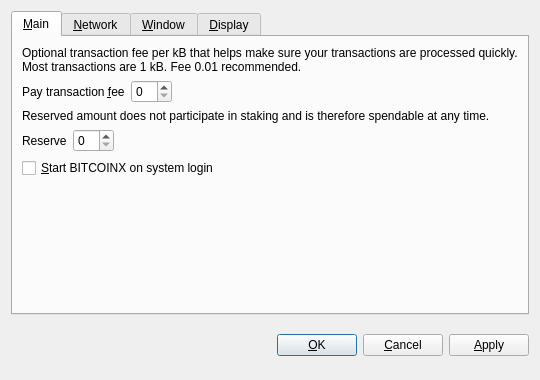
<?xml version="1.0" encoding="UTF-8"?>
<ui version="4.0">
 <class>OptionsDialog</class>
 <widget class="QDialog" name="OptionsDialog">
  <property name="geometry">
   <rect>
    <x>0</x>
    <y>0</y>
    <width>540</width>
    <height>380</height>
   </rect>
  </property>
  <property name="windowTitle">
   <string>Options</string>
  </property>
  <property name="modal">
   <bool>true</bool>
  </property>
  <layout class="QVBoxLayout" name="verticalLayout">
   <item>
    <widget class="QTabWidget" name="tabWidget">
     <property name="tabPosition">
      <enum>QTabWidget::North</enum>
     </property>
     <property name="currentIndex">
      <number>0</number>
     </property>
     <widget class="QWidget" name="tabMain">
      <attribute name="title">
       <string>&amp;Main</string>
      </attribute>
      <layout class="QVBoxLayout" name="verticalLayout_Main">
       <item>
        <widget class="QLabel" name="transactionFeeInfoLabel">
         <property name="text">
          <string>Optional transaction fee per kB that helps make sure your transactions are processed quickly. Most transactions are 1 kB. Fee 0.01 recommended.</string>
         </property>
         <property name="textFormat">
          <enum>Qt::PlainText</enum>
         </property>
         <property name="wordWrap">
          <bool>true</bool>
         </property>
        </widget>
       </item>
       <item>
        <layout class="QHBoxLayout" name="horizontalLayoutFee">
         <item>
          <widget class="QLabel" name="transactionFeeLabel">
           <property name="text">
            <string>Pay transaction &amp;fee</string>
           </property>
           <property name="textFormat">
            <enum>Qt::PlainText</enum>
           </property>
           <property name="buddy">
            <cstring>transactionFee</cstring>
           </property>
          </widget>
         </item>
         <item>
          <widget class="BitcoinAmountField" name="transactionFee"/>
         </item>
         <item>
          <spacer name="horizontalSpacerFee">
           <property name="orientation">
            <enum>Qt::Horizontal</enum>
           </property>
           <property name="sizeHint" stdset="0">
            <size>
             <width>40</width>
             <height>20</height>
            </size>
           </property>
          </spacer>
         </item>
        </layout>
       </item>
       <item>
        <widget class="QLabel" name="reserveBalanceInfoLabel">
         <property name="text">
          <string>Reserved amount does not participate in staking and is therefore spendable at any time.</string>
         </property>
         <property name="textFormat">
          <enum>Qt::PlainText</enum>
         </property>
         <property name="wordWrap">
          <bool>true</bool>
         </property>
        </widget>
       </item>
       <item>
        <layout class="QHBoxLayout" name="horizontalLayoutReserveBalance">
         <item>
          <widget class="QLabel" name="reserveBalanceLabel">
           <property name="text">
            <string>Reserve</string>
           </property>
           <property name="textFormat">
            <enum>Qt::PlainText</enum>
           </property>
           <property name="buddy">
            <cstring>reserveBalance</cstring>
           </property>
          </widget>
         </item>
         <item>
          <widget class="BitcoinAmountField" name="reserveBalance"/>
         </item>
         <item>
          <spacer name="horizontalSpacerReserveBalance">
           <property name="orientation">
            <enum>Qt::Horizontal</enum>
           </property>
           <property name="sizeHint" stdset="0">
            <size>
             <width>40</width>
             <height>20</height>
            </size>
           </property>
          </spacer>
         </item>
        </layout>
       </item>
       <item>
        <widget class="QCheckBox" name="bitcoinAtStartup">
         <property name="toolTip">
          <string>Automatically start BITCOINX after logging in to the system.</string>
         </property>
         <property name="text">
          <string>&amp;Start BITCOINX on system login</string>
         </property>
        </widget>
       </item>
       <item>
        <spacer name="verticalSpacer_Main">
         <property name="orientation">
          <enum>Qt::Vertical</enum>
         </property>
         <property name="sizeHint" stdset="0">
          <size>
           <width>20</width>
           <height>40</height>
          </size>
         </property>
        </spacer>
       </item>
      </layout>
     </widget>
     <widget class="QWidget" name="tabNetwork">
      <attribute name="title">
       <string>&amp;Network</string>
      </attribute>
      <layout class="QVBoxLayout" name="verticalLayout_Network">
       <item>
        <widget class="QCheckBox" name="mapPortUpnp">
         <property name="toolTip">
          <string>Automatically open the BITCOINX client port on the router. This only works when your router supports UPnP and it is enabled.</string>
         </property>
         <property name="text">
          <string>Map port using &amp;UPnP</string>
         </property>
        </widget>
       </item>
       <item>
        <widget class="QCheckBox" name="connectSocks">
         <property name="toolTip">
          <string>Connect to the BITCOINX network through a SOCKS proxy (e.g. when connecting through Tor).</string>
         </property>
         <property name="text">
          <string>&amp;Connect through SOCKS proxy:</string>
         </property>
        </widget>
       </item>
       <item>
        <layout class="QHBoxLayout" name="horizontalLayout_Network">
         <item>
          <widget class="QLabel" name="proxyIpLabel">
           <property name="text">
            <string>Proxy &amp;IP:</string>
           </property>
           <property name="textFormat">
            <enum>Qt::PlainText</enum>
           </property>
           <property name="buddy">
            <cstring>proxyIp</cstring>
           </property>
          </widget>
         </item>
         <item>
          <widget class="QValidatedLineEdit" name="proxyIp">
           <property name="maximumSize">
            <size>
             <width>140</width>
             <height>16777215</height>
            </size>
           </property>
           <property name="toolTip">
            <string>IP address of the proxy (e.g. 127.0.0.1)</string>
           </property>
          </widget>
         </item>
         <item>
          <widget class="QLabel" name="proxyPortLabel">
           <property name="text">
            <string>&amp;Port:</string>
           </property>
           <property name="textFormat">
            <enum>Qt::PlainText</enum>
           </property>
           <property name="buddy">
            <cstring>proxyPort</cstring>
           </property>
          </widget>
         </item>
         <item>
          <widget class="QLineEdit" name="proxyPort">
           <property name="maximumSize">
            <size>
             <width>55</width>
             <height>16777215</height>
            </size>
           </property>
           <property name="toolTip">
            <string>Port of the proxy (e.g. 9050)</string>
           </property>
          </widget>
         </item>
         <item>
          <widget class="QLabel" name="socksVersionLabel">
           <property name="text">
            <string>SOCKS &amp;Version:</string>
           </property>
           <property name="textFormat">
            <enum>Qt::PlainText</enum>
           </property>
           <property name="buddy">
            <cstring>socksVersion</cstring>
           </property>
          </widget>
         </item>
         <item>
          <widget class="QValueComboBox" name="socksVersion">
           <property name="toolTip">
            <string>SOCKS version of the proxy (e.g. 5)</string>
           </property>
          </widget>
         </item>
         <item>
          <spacer name="horizontalSpacer_Network">
           <property name="orientation">
            <enum>Qt::Horizontal</enum>
           </property>
           <property name="sizeHint" stdset="0">
            <size>
             <width>40</width>
             <height>20</height>
            </size>
           </property>
          </spacer>
         </item>
        </layout>
       </item>
       <item>
        <spacer name="verticalSpacer_Network">
         <property name="orientation">
          <enum>Qt::Vertical</enum>
         </property>
         <property name="sizeHint" stdset="0">
          <size>
           <width>20</width>
           <height>40</height>
          </size>
         </property>
        </spacer>
       </item>
      </layout>
     </widget>
     <widget class="QWidget" name="tabWindow">
      <attribute name="title">
       <string>&amp;Window</string>
      </attribute>
      <layout class="QVBoxLayout" name="verticalLayout_Window">
       <item>
        <widget class="QCheckBox" name="minimizeToTray">
         <property name="toolTip">
          <string>Show only a tray icon after minimizing the window.</string>
         </property>
         <property name="text">
          <string>&amp;Minimize to the tray instead of the taskbar</string>
         </property>
        </widget>
       </item>
       <item>
        <widget class="QCheckBox" name="minimizeOnClose">
         <property name="toolTip">
          <string>Minimize instead of exit the application when the window is closed. When this option is enabled, the application will be closed only after selecting Quit in the menu.</string>
         </property>
         <property name="text">
          <string>M&amp;inimize on close</string>
         </property>
        </widget>
       </item>
       <item>
        <spacer name="verticalSpacer_Window">
         <property name="orientation">
          <enum>Qt::Vertical</enum>
         </property>
         <property name="sizeHint" stdset="0">
          <size>
           <width>20</width>
           <height>40</height>
          </size>
         </property>
        </spacer>
       </item>
      </layout>
     </widget>
     <widget class="QWidget" name="tabDisplay">
      <attribute name="title">
       <string>&amp;Display</string>
      </attribute>
      <layout class="QVBoxLayout" name="verticalLayout_Display">
       <item>
        <layout class="QHBoxLayout" name="horizontalLayout_1_Display">
         <item>
          <widget class="QLabel" name="langLabel">
           <property name="text">
            <string>User Interface &amp;language:</string>
           </property>
           <property name="textFormat">
            <enum>Qt::PlainText</enum>
           </property>
           <property name="buddy">
            <cstring>lang</cstring>
           </property>
          </widget>
         </item>
         <item>
          <widget class="QValueComboBox" name="lang">
           <property name="toolTip">
            <string>The user interface language can be set here. This setting will take effect after restarting BITCOINX.</string>
           </property>
          </widget>
         </item>
        </layout>
       </item>
       <item>
        <layout class="QHBoxLayout" name="horizontalLayout_2_Display">
         <item>
          <widget class="QLabel" name="unitLabel">
           <property name="text">
            <string>&amp;Unit to show amounts in:</string>
           </property>
           <property name="textFormat">
            <enum>Qt::PlainText</enum>
           </property>
           <property name="buddy">
            <cstring>unit</cstring>
           </property>
          </widget>
         </item>
         <item>
          <widget class="QValueComboBox" name="unit">
           <property name="toolTip">
            <string>Choose the default subdivision unit to show in the interface and when sending coins.</string>
           </property>
          </widget>
         </item>
        </layout>
       </item>
       <item>
        <widget class="QCheckBox" name="displayAddresses">
         <property name="toolTip">
          <string>Whether to show BITCOINX addresses in the transaction list or not.</string>
         </property>
         <property name="text">
          <string>&amp;Display addresses in transaction list</string>
         </property>
        </widget>
       </item>
       <item>
        <widget class="QCheckBox" name="coinControlFeatures">
         <property name="toolTip">
          <string>Whether to show coin control features or not.</string>
         </property>
         <property name="text">
          <string>Display coin &amp;control features (experts only!)</string>
         </property>
        </widget>
       </item>
       <item>
        <spacer name="verticalSpacer_Display">
         <property name="orientation">
          <enum>Qt::Vertical</enum>
         </property>
         <property name="sizeHint" stdset="0">
          <size>
           <width>20</width>
           <height>40</height>
          </size>
         </property>
        </spacer>
       </item>
      </layout>
     </widget>
    </widget>
   </item>
   <item>
    <layout class="QHBoxLayout" name="horizontalLayout_Buttons">
     <item>
      <spacer name="horizontalSpacer_1">
       <property name="orientation">
        <enum>Qt::Horizontal</enum>
       </property>
       <property name="sizeHint" stdset="0">
        <size>
         <width>40</width>
         <height>48</height>
        </size>
       </property>
      </spacer>
     </item>
     <item>
      <widget class="QLabel" name="statusLabel">
       <property name="font">
        <font>
         <weight>75</weight>
         <bold>true</bold>
        </font>
       </property>
       <property name="text">
        <string/>
       </property>
       <property name="textFormat">
        <enum>Qt::PlainText</enum>
       </property>
       <property name="wordWrap">
        <bool>true</bool>
       </property>
      </widget>
     </item>
     <item>
      <spacer name="horizontalSpacer_2">
       <property name="orientation">
        <enum>Qt::Horizontal</enum>
       </property>
       <property name="sizeHint" stdset="0">
        <size>
         <width>40</width>
         <height>48</height>
        </size>
       </property>
      </spacer>
     </item>
     <item>
      <widget class="QPushButton" name="okButton">
       <property name="text">
        <string>&amp;OK</string>
       </property>
      </widget>
     </item>
     <item>
      <widget class="QPushButton" name="cancelButton">
       <property name="text">
        <string>&amp;Cancel</string>
       </property>
       <property name="autoDefault">
        <bool>false</bool>
       </property>
      </widget>
     </item>
     <item>
      <widget class="QPushButton" name="applyButton">
       <property name="text">
        <string>&amp;Apply</string>
       </property>
       <property name="autoDefault">
        <bool>false</bool>
       </property>
      </widget>
     </item>
    </layout>
   </item>
  </layout>
 </widget>
 <customwidgets>
  <customwidget>
   <class>BitcoinAmountField</class>
   <extends>QSpinBox</extends>
   <header>bitcoinamountfield.h</header>
  </customwidget>
  <customwidget>
   <class>QValueComboBox</class>
   <extends>QComboBox</extends>
   <header>qvaluecombobox.h</header>
  </customwidget>
  <customwidget>
   <class>QValidatedLineEdit</class>
   <extends>QLineEdit</extends>
   <header>qvalidatedlineedit.h</header>
  </customwidget>
 </customwidgets>
 <resources/>
 <connections/>
</ui>
